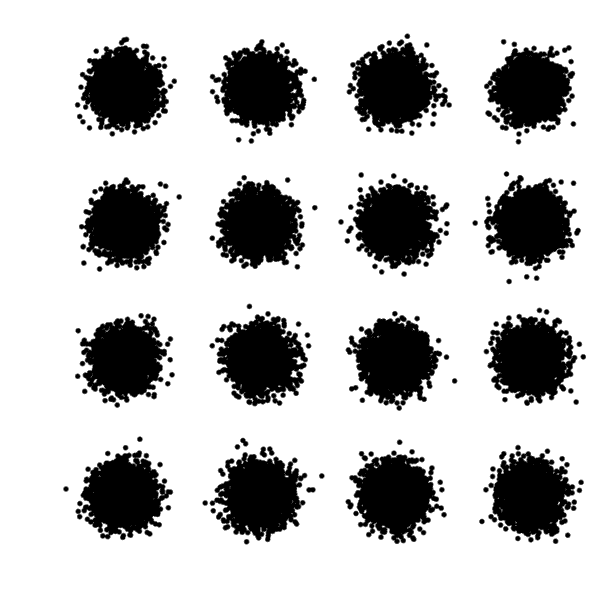
#> input picture DA Lab/Project/Data/Data from another domain for Transfer Learning/16QAM_OSNR_25dB_ChSp_50GHz_TxPower_1dBm_NoJammingSignal/SimResults_16QAM_OSNR_25dB_ChSp_50GHz_TxPower_1dBm_NoJammingSignal.png, 614 x 614 px, found by its file name
$ jupyter execute --allow-errors anomaly_detection-cov_features.ipynb
#> lines starting #> are read from the running program, lines starting #| are printed output that depends on the picture
[cell 1]
import os
import numpy as np
import pandas as pd
import matplotlib.pyplot as plt
import seaborn as sns
import cv2
import math
import time

from scipy.stats import skew, kurtosis
from scipy.fft import fft2
from scipy import fftpack

from sklearn.preprocessing import MinMaxScaler
from sklearn.model_selection import train_test_split, cross_val_score, KFold,StratifiedKFold
from sklearn.decomposition import PCA
from sklearn.svm import OneClassSVM
from sklearn.ensemble import IsolationForest
#from tensorflow.keras.preprocessing.image import ImageDataGenerator
from sklearn.metrics import accuracy_score, f1_score, precision_score, recall_score, confusion_matrix, ConfusionMatrixDisplay
from sklearn.metrics import classification_report
from sklearn.metrics import confusion_matrix

[cell 2]
# data loading and feature extraction functions
def path_df(path):
    labels = []
    paths = []

# Iterate through each folder in the dataset directory
    for folder in os.listdir(dataset_dir):
        folder_path = os.path.join(dataset_dir, folder)
    # Check if the current item is a directory
        if os.path.isdir(folder_path):
        # Iterate through each image in the folder
            for image in os.listdir(folder_path):
            # Check if the current item is a PNG file
                if folder in ['16QAM_OSNR_25dB_ChSp_50GHz_TxPower_1dBm_NoJammingSignal', '16QAM_OSNR_25dB_ChSp_50GHz_TxPower_1dBm_PwrDiff_0dB_Gap_50GHz']:
                    labels.append(1)  # Normal
                else:
                    labels.append(-1)  # Anomalous
                # Append the image path to the list
                image_path = os.path.join(folder_path, image)
                paths.append(image_path)

# Create a dataframe from the image names, labels, and paths
    df = pd.DataFrame({'Path': paths, 'Label': labels})
    df = df.sort_values("Label", ascending=False)
    return df

# [6 lines left out: function read_images_from_dataframe, not called in this run]


def compute_fourier_coefficients(image):
    if image.shape[2]== 3:
        gray_image = cv2.cvtColor(image, cv2.COLOR_RGB2GRAY)  # Convert image to grayscale
    else:
        gray_image = image

    f = np.fft.fft2(gray_image)
    fshift = np.fft.fftshift(f)
    magnitude_spectrum = 20 * np.log(np.abs(fshift))

    return magnitude_spectrum

def compute_fourier_features(image, axis = 0):
    if image.shape[2]== 3:
        gray_image = cv2.cvtColor(image, cv2.COLOR_RGB2GRAY)  # Convert image to grayscale
    else:
        gray_image = image

    f = np.fft.fft2(gray_image)
    fshift = np.fft.fftshift(f)
    magnitude_spectrum = 20 * np.log(np.abs(fshift))
# Compute the power spectrum
    epsilon = 1e-8
    power_spectrum = np.abs(fshift) ** 2 +epsilon
# Normalize the power spectrum (optional)
    normalized_spectrum = np.log10(power_spectrum + 1)
    # Compute additional Fourier features
    column_wise_mean = np.mean(magnitude_spectrum, axis=axis)
    column_wise_variance = np.var(magnitude_spectrum, axis=axis)
    column_wise_skew = skew(magnitude_spectrum, axis=axis)
    column_wise_kurtosis = kurtosis(magnitude_spectrum, axis=axis)

    # Normalizing the features
    scaler = MinMaxScaler()
    normalized_mean = scaler.fit_transform(column_wise_mean.reshape(-1, 1)).flatten()
    normalized_variance = scaler.fit_transform(column_wise_variance.reshape(-1, 1)).flatten()
    normalized_skew = scaler.fit_transform(column_wise_skew.reshape(-1, 1)).flatten()
    normalized_kurtosis = scaler.fit_transform(column_wise_kurtosis.reshape(-1, 1)).flatten()

    # Concatenate the computed features into a single vector
    features = [normalized_mean, normalized_variance, normalized_skew, normalized_kurtosis]#, normalized_spectrum]

    return features

def compute_spatial_features(image, axis=0):
    if image.shape[2]== 3:
        gray_image = cv2.cvtColor(image, cv2.COLOR_RGB2GRAY)  # Convert image to grayscale
    else:
        gray_image = image

    gray_image = np.array(gray_image)

    column_wise_mean = np.mean(gray_image, axis=axis)
    column_wise_variance = np.var(gray_image, axis=axis)
    column_wise_skew = skew(gray_image, axis=axis)
    column_wise_kurtosis = kurtosis(gray_image, axis=axis)

    scaler = MinMaxScaler()
    normalized_mean = scaler.fit_transform(column_wise_mean.reshape(-1, 1)).flatten()
    normalized_variance = scaler.fit_transform(column_wise_variance.reshape(-1, 1)).flatten()
    normalized_skew = scaler.fit_transform(column_wise_skew.reshape(-1, 1)).flatten()
    normalized_kurtosis = scaler.fit_transform(column_wise_kurtosis.reshape(-1, 1)).flatten()


    # Concatenate the computed features into a single vector
    features = [normalized_mean, normalized_variance, normalized_skew, normalized_kurtosis]

    return features


# [27 lines left out: function compute_covariance_matrix, not called in this run]

[cell 3]
# Plotting Functions

def plot_features(images, labels, feature_domain):
    if feature_domain == "spatial":
        fig, axes = plt.subplots(len(images), 5, figsize=(15, 10))
        plt.subplots_adjust(wspace=0.5, hspace=0.5)

        for i, img in enumerate(images):
            ax = axes[i]
            ax[0].imshow(img)
            ax[0].set_title(labels[i])

            features = compute_spatial_features(img)
            ax[1].plot(features[0])
            ax[1].set_title("Mean")
            ax[2].plot(features[1])
            ax[2].set_title("Var")
            ax[3].plot(features[2])
            ax[3].set_title("Skew")
            ax[4].plot(features[3])
            ax[4].set_title("Kurtosis")

    elif feature_domain == "fourier":
        fig, axes = plt.subplots(len(images), 6, figsize=(20, 10))
        plt.subplots_adjust(wspace=0.5, hspace=0.5)

        for i, img in enumerate(images):
            ax = axes[i]
            ax[0].imshow(img)
            ax[0].set_title(labels[i])

            img_fft = compute_fourier_coefficients(img)
            ax[1].imshow(img_fft, cmap="gray")
            ax[1].set_title(f"{labels[i]} Fourier")

            features = compute_fourier_features(img)
            ax[2].plot(features[0])
            ax[2].set_title("Mean")
            ax[3].plot(features[1])
            ax[3].set_title("Var")
            ax[4].plot(features[2])
            ax[4].set_title("Skew")
            ax[5].plot(features[3])
            ax[5].set_title("Kurtosis")

    else:
        print("Invalid feature domain. Please choose either 'spatial' or 'fourier'.")


def plot_covariance_matrix(images, titles, image_labels, feature_domain):

    feature_list=[]
    if feature_domain == "spatial":
        for img in images:
            feature_list.append(compute_spatial_features(img))
    elif feature_domain == "fourier":
        for img in images:

            feature_list.append(compute_fourier_features(img))

    num_images = len(feature_list)
    num_features = len(feature_list[0])
    covariance_matrices = []

    fig, axes = plt.subplots(nrows=2, ncols=2, figsize=(15, 10))
    plt.subplots_adjust(hspace=0.6, wspace=0.2)

    # Compute the covariance matrix for each feature
    for feature_index in range(num_features):
        # Initialize an empty covariance matrix for the current feature
        covariance_matrix = np.zeros((num_images, num_images))

        # Compute the pairwise covariance between the feature vectors of different images
        for i in range(num_images):
            for j in range(num_images):
                feature_vector_i = feature_list[i][feature_index]
                feature_vector_j = feature_list[j][feature_index]
                covariance_matrix[i, j] = np.cov(feature_vector_i, feature_vector_j, rowvar=False)[0, 1]

                # Annotate each matrix block with covariance value
                axes[feature_index // 2, feature_index % 2].text(
                    j, i, f'{covariance_matrix[i, j]:.3f}', ha='center', va='center', color="gray")

        # Label row and column indices based on their values
        row_labels = [image_labels[i] for i in range(num_images)]
        col_labels = [image_labels[j] for j in range(num_images)]

        # Annotate each row and column with labels
        for i in range(num_images):
            axes[feature_index // 2, feature_index % 2].text(
                -0.7, i, f'{row_labels[i]}\n{i}', ha='right', va='center', color='gray', rotation=-30)
            axes[feature_index // 2, feature_index % 2].text(
                i, num_images - 0.05, f'{col_labels[i]}\n{i}', ha='center', va='top', color='gray', rotation=65)

        # Plot the covariance matrix
        im = axes[feature_index // 2, feature_index % 2].imshow(
            covariance_matrix, cmap='hot', interpolation='nearest')
        axes[feature_index // 2, feature_index % 2].set_title(f'{titles[feature_index]}')

        covariance_matrices.append(covariance_matrix)

    # Add colorbar
    cbar_ax = fig.add_axes([0.92, 0.15, 0.02, 0.7])
    fig.colorbar(im, cax=cbar_ax)

    plt.show()
    return covariance_matrices, plt.show()


import numpy as np
import matplotlib.pyplot as plt

# [25 lines left out: function plot_covariance_histograms, not called in this run]

[cell 4]
# Class Distributation

dataset_dir = '/kaggle/input/nda-dataset/Dataset'
#> (the rest of this cell did not finish here and is left out)

[cell 5]
# choose 5 samples
img_norm1 = cv2.imread("/kaggle/input/nda-dataset/Dataset/16QAM_OSNR_25dB_ChSp_50GHz_TxPower_1dBm_NoJammingSignal/SimResults_16QAM_OSNR_25dB_ChSp_50GHz_TxPower_1dBm_NoJammingSignal.png")
#> img_norm1 is the input picture: shape (614, 614, 3); min 0, max 255, mean 194
img_norm2 = cv2.imread("/kaggle/input/nda-dataset/Dataset/16QAM_OSNR_25dB_ChSp_50GHz_TxPower_1dBm_PwrDiff_0dB_Gap_50GHz/SimResults_16QAM_OSNR_25dB_ChSp_50GHz_TxPower_1dBm_PwrDiff_0dB_Gap_50GHz.png")
img_fault1 = cv2.imread("/kaggle/input/nda-dataset/Dataset/16QAM_OSNR_25dB_ChSp_50GHz_TxPower_1dBm_PwrDiff_0dB_Gap_37.5GHz/SimResults_16QAM_OSNR_25dB_ChSp_50GHz_TxPower_1dBm_PwrDiff_0dB_Gap_37.5GHz.png")
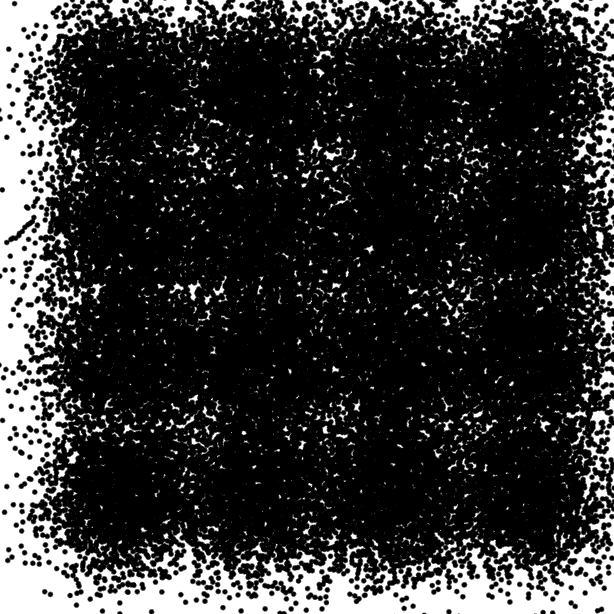
#> input picture DA Lab/Project/Data/Data from another domain for Transfer Learning/16QAM_OSNR_25dB_ChSp_50GHz_TxPower_1dBm_PwrDiff_0dB_Gap_37.5GHz/SimResults_16QAM_OSNR_25dB_ChSp_50GHz_TxPower_1dBm_PwrDiff_0dB_Gap_37.5GHz.png, 614 x 614 px, found by its file name
#> img_fault1 is the input picture: shape (614, 614, 3); min 0, max 255, mean 51.7
img_fault2 = cv2.imread("/kaggle/input/nda-dataset/Dataset/16QAM_OSNR_25dB_ChSp_50GHz_TxPower_1dBm_PwrDiff_3dB_Gap_43.75GHz/SimResults_16QAM_OSNR_25dB_ChSp_50GHz_TxPower_1dBm_PwrDiff_3dB_Gap_43.75GHz.png")
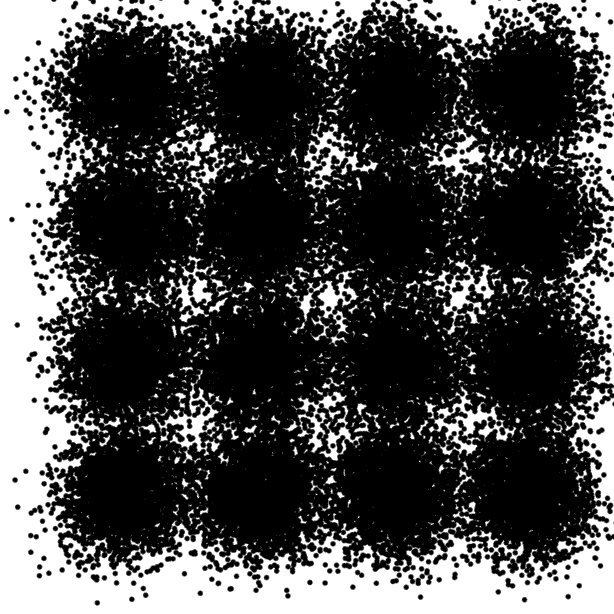
#> input picture DA Lab/Project/Data/16QAM_OSNR_25dB_ChSp_50GHz_TxPower_1dBm_PwrDiff_3dB_Gap_43.75GHz/SimResults_16QAM_OSNR_25dB_ChSp_50GHz_TxPower_1dBm_PwrDiff_3dB_Gap_43.75GHz.png, 614 x 614 px, found by its file name
#> img_fault2 is the input picture: shape (614, 614, 3); min 0, max 255, mean 77.6
img_fault3 = cv2.imread("/kaggle/input/nda-dataset/Dataset/16QAM_OSNR_25dB_ChSp_50GHz_TxPower_1dBm_PwrDiff_6dB_Gap_50GHz/SimResults_16QAM_OSNR_25dB_ChSp_50GHz_TxPower_1dBm_PwrDiff_6dB_Gap_50GHz.png")

[cell 6]
image_samples = [img_norm1,img_norm2,img_fault1,img_fault2,img_fault3]
image_labels = ['Normal', 'Normal', 'Anomalous', 'Anomalous', 'Anomalous']

# Plotting Statistical Features

#> (a cell that did not finish here is left out)

#> the loop in plot_features, `for i, img in enumerate(images):` made 2 passes
#> img on pass 2: None

#> (a cell that did not finish here is left out)

#> the loop in plot_features, `for i, img in enumerate(images):` made 2 passes
#> pass 1, in compute_fourier_coefficients, `magnitude_spectrum = 20 * np.log(np.abs(fshift))`:
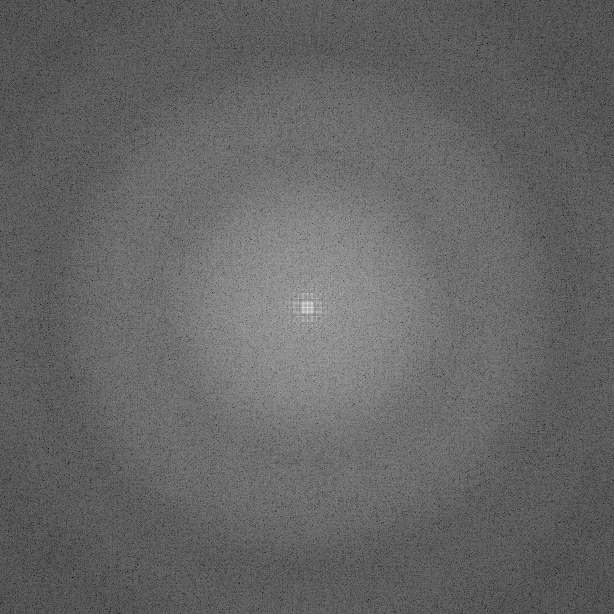
#> magnitude_spectrum: shape (614, 614) float64; min 50.41, max 362.2, mean 174.7; drawn with min black and max white

# Covariance Analysis

[cell 9]
#spatial
titles = ['Mean', 'Variance', 'Skewness', 'Kurtosis']
#> (the rest of this cell did not finish here and is left out)

#> the loop in plot_covariance_matrix, `for img in images:` made 2 passes
#> after the loop in plot_covariance_matrix, `for img in images:`: feature_list = 1 item

#> (a cell that did not finish here is left out)

#> (a cell that did not finish here is left out)

#> the loop in plot_covariance_matrix, `for img in images: ` made 2 passes
